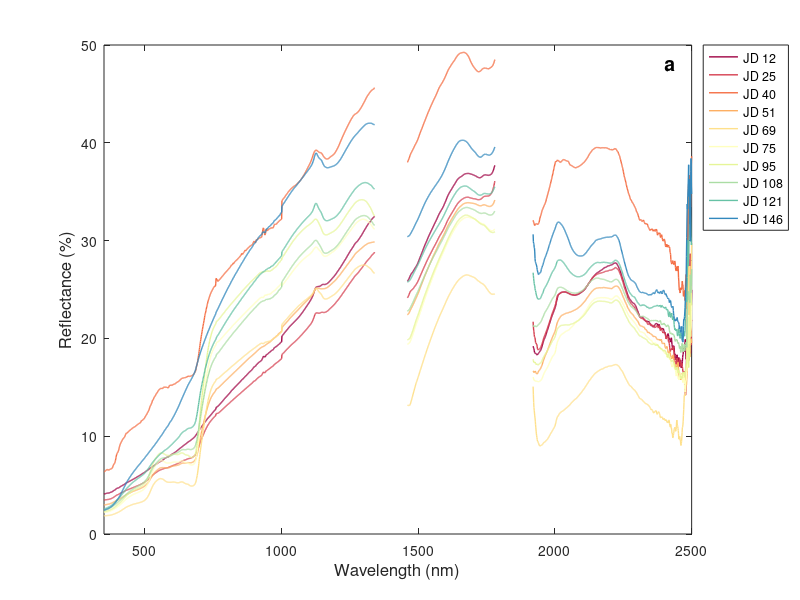

This figure's MATLAB source: (Note: this script raises an error after producing the figure.)
%% Susan Meerdink
% 6/26/17
% This code is to generate figures for Hyperspectral Vegetation Indices
% Book Chapter (Chapter 14 in Hyperspectral Remote Sensing of Vegetation)
%% Load Data
% This chapter is being updated to include data from the COPR Paul Gader
% field collection that occured in 2016.
cd 'C:\Users\Susan\Documents\GitHub\Hyperspectral-Veg-Indices-Chapter'
load Veg_Indices_Data.mat
figDir = 'F:\Dropbox\Manuscript\Hyperspectral Vegetation Indices Book Chapter\Figures\';

%% Setting up Colors
color1 = [158 1 66] ./ 255; %Red
color2 = [213 62 79] ./ 255;
color3 = [244 109 67] ./ 255;
color4 = [253 174 97] ./ 255;
color5 = [254 224 139] ./ 255;
color6 = [255 255 191] ./ 255;
color7 = [230 245 152] ./ 255;
color8 = [171 221 164] ./ 255;
color9 = [102 194 165] ./ 255;
color10 = [50 136 189] ./ 255; %Blue
color = [color1;color2;color3;color4;color5;color6;color7;color8;color9;color10];

%% Spectra of Grass Plots
figure
hold on
for i = 1:10 %loop through dates
    h(i) = plot(wave(:,1:991),specGrass(i,1:991),'LineWidth',1,'Color',color(i,:));
    plot(wave(:,1111:1431),specGrass(i,1111:1431),'LineWidth',1,'Color',color(i,:))
    plot(wave(:,1571:end),specGrass(i,1571:end),'LineWidth',1,'Color',color(i,:))
end
axis([350 2500 0 50])
set(gca,'YTick',0:10:50,'YTickLabel',0:10:50)
set(gca,'XTick',500:500:2500)
set(gca,'XTickLabel',[500, 1000, 1500, 2000, 2500])
xlabel(gca,'Wavelength (nm)','FontSize',12)
ylabel(gca,'Reflectance (%)','FontSize',12)
legend([h(1),h(2),h(3),h(4),h(5),h(6),h(7),h(8),h(9),h(10)],{'JD 12','JD 25','JD 40','JD 51','JD 69','JD 75','JD 95','JD 108','JD 121','JD 146'},'Location','BestOutside')
text(2400,48,'a','FontWeight','bold','FontSize',14)
box on
hold off

% Save Image
fig = gcf;
fig.PaperUnits = 'inches';
fig.PaperPosition = [0 0 5 2.5];
print(strcat(figDir,'spectra_grass'),'-dpng')

%% Spectra of BAPI
figure
hold on
for i = 1:10 %loop through dates
    h(i) = plot(wave(:,1:991),specBapi(i,1:991),'LineWidth',1,'Color',color(i,:));
    plot(wave(:,1111:1431),specBapi(i,1111:1431),'LineWidth',1,'Color',color(i,:))
    plot(wave(:,1571:end),specBapi(i,1571:end),'LineWidth',1,'Color',color(i,:))
end
axis([350 2500 0 50])
set(gca,'YTick',0:10:50,'YTickLabel',0:10:50)
set(gca,'XTick',500:500:2500)
set(gca,'XTickLabel',[500, 1000, 1500, 2000, 2500])
xlabel(gca,'Wavelength (nm)','FontSize',12)
ylabel(gca,'Reflectance (%)','FontSize',12)
legend([h(1),h(2),h(3),h(4),h(5),h(6),h(7),h(8),h(9),h(10)],{'JD 12','JD 25','JD 40','JD 51','JD 69','JD 75','JD 95','JD 108','JD 121','JD 146'},'Location','BestOutside')
text(2400,48,'b','FontWeight','bold','FontSize',14)
box on
hold off

% Save Image
fig = gcf;
fig.PaperUnits = 'inches';
fig.PaperPosition = [0 0 5 2.5];
print(strcat(figDir,'spectra_BAPI'),'-dpng')

%% Spectra of ARCA
figure
hold on
for i = 1:10 %loop through dates
    h(i) = plot(wave(:,1:991),specArca(i,1:991),'LineWidth',1,'Color',color(i,:));
    plot(wave(:,1111:1431),specArca(i,1111:1431),'LineWidth',1,'Color',color(i,:))
    plot(wave(:,1571:end),specArca(i,1571:end),'LineWidth',1,'Color',color(i,:))
end
axis([350 2500 0 50])
set(gca,'YTick',0:10:50,'YTickLabel',0:10:50)
set(gca,'XTick',500:500:2500)
set(gca,'XTickLabel',[500, 1000, 1500, 2000, 2500])
xlabel(gca,'Wavelength (nm)','FontSize',12)
ylabel(gca,'Reflectance (%)','FontSize',12)
legend([h(1),h(2),h(3),h(4),h(5),h(6),h(7),h(8),h(9),h(10)],{'JD 12','JD 25','JD 40','JD 51','JD 69','JD 75','JD 95','JD 108','JD 121','JD 146'},'Location','BestOutside')
text(2400,48,'c','FontWeight','bold','FontSize',14)
box on
hold off

% Save Image
fig = gcf;
fig.PaperUnits = 'inches';
fig.PaperPosition = [0 0 5 2.5];
print(strcat(figDir,'spectra_ARCA'),'-dpng')

%% Spectra of Grass, BAPI, ARCA
% ha = tight_subplot(Nh, Nw, gap, marg_h, marg_w)
%   in:  Nh      number of axes in height (vertical direction)
%        Nw      number of axes in width (horizontaldirection)
%        gap     gaps between the axes in normalized units (0...1)
%                   or [gap_h gap_w] for different gaps in height and width
%        marg_h  margins in height in normalized units (0...1)
%                   or [lower upper] for different lower and upper margins
%        marg_w  margins in width in normalized units (0...1)
%                   or [left right] for different left and right margins
figure('units','normalized','outerposition',[0 0 1 1])
ha = tight_subplot(2,2,[.06 .05],[.1 .03],[.06 .02]);
for ii = 1:4
    axes(ha(ii));
    
    if ii == 1
        hold on
        for i = 1:10 %loop through dates
            plot(wave(:,1:991),specGrass(i,1:991),'LineWidth',1,'Color',color(i,:));
            plot(wave(:,1111:1431),specGrass(i,1111:1431),'LineWidth',1,'Color',color(i,:))
            plot(wave(:,1571:end),specGrass(i,1571:end),'LineWidth',1,'Color',color(i,:))
        end
        axis([350 2500 0 50])
        set(ha(ii),'YTick',0:10:50,'YTickLabel',0:10:50)
        set(ha(ii),'XTick',400:500:2400)
        set(ha(ii),'XTickLabel',[400, 900, 1400, 1900, 2400])
        %xlabel(ha(ii),'Wavelength (nm)','FontSize',12)
        ylabel(ha(ii),'Reflectance (%)','FontSize',12)
        text(2400,47,'a','FontWeight','bold','FontSize',14)
        box on
        hold off
    elseif ii == 2
        hold on
        for i = 1:10 %loop through dates
            plot(wave(:,1:991),specBapi(i,1:991),'LineWidth',1,'Color',color(i,:));
            plot(wave(:,1111:1431),specBapi(i,1111:1431),'LineWidth',1,'Color',color(i,:))
            plot(wave(:,1571:end),specBapi(i,1571:end),'LineWidth',1,'Color',color(i,:))
        end
        axis([350 2500 0 50])
        set(ha(ii),'YTick',0:10:50,'YTickLabel',0:10:50)
        set(ha(ii),'XTick',400:500:2400)
        set(ha(ii),'XTickLabel',[400, 900, 1400, 1900, 2400])
        %xlabel(ha(ii),'Wavelength (nm)','FontSize',12)
        %ylabel(ha(ii),'Reflectance (%)','FontSize',12)
        text(2400,47,'b','FontWeight','bold','FontSize',14)
        box on
        hold off
    elseif ii == 3
        hold on
        for i = 1:10 %loop through dates
            plot(wave(:,1:991),specArca(i,1:991),'LineWidth',1,'Color',color(i,:));
            plot(wave(:,1111:1431),specArca(i,1111:1431),'LineWidth',1,'Color',color(i,:))
            plot(wave(:,1571:end),specArca(i,1571:end),'LineWidth',1,'Color',color(i,:))
        end
        axis([350 2500 0 50])
        set(ha(ii),'YTick',0:10:50,'YTickLabel',0:10:50)
        set(ha(ii),'XTick',400:500:2400)
        set(ha(ii),'XTickLabel',[400, 900, 1400, 1900, 2400])
        xlabel(ha(ii),'Wavelength (nm)','FontSize',12)
        ylabel(ha(ii),'Reflectance (%)','FontSize',12)
        text(2400,47,'c','FontWeight','bold','FontSize',14)
        box on
        hold off
    else
        hold on
        for i = 1:10 %loop through dates
            h(i)= plot(wave(:,1:991),specArca(i,1:991),'LineWidth',1,'Color',color(i,:));
        end
        legend([h(1),h(2),h(3),h(4),h(5),h(6),h(7),h(8),h(9),h(10)],{'JD 12','JD 25','JD 40','JD 51','JD 69','JD 75','JD 95','JD 108','JD 121','JD 146'},'Location','West');
        for i = 1:10 %loop through dates
            h(i)= plot(wave(:,1:991),specArca(i,1:991),'LineWidth',1,'Color',get(gcf,'color'));
        end
        set(ha(ii),'visible','off')
        hold off
    end
end

% Save Image
fig = gcf;
fig.PaperUnits = 'inches';
fig.PaperPosition = [0 0 8 5];
print(strcat(figDir,'spectra_Grass_BAPI_ARCA'),'-dpng')

%% Index Grass
% ha = tight_subplot(Nh, Nw, gap, marg_h, marg_w)
%   in:  Nh      number of axes in height (vertical direction)
%        Nw      number of axes in width (horizontaldirection)
%        gap     gaps between the axes in normalized units (0...1)
%                   or [gap_h gap_w] for different gaps in height and width
%        marg_h  margins in height in normalized units (0...1)
%                   or [lower upper] for different lower and upper margins
%        marg_w  margins in width in normalized units (0...1)
%                   or [left right] for different left and right margins
figure('units','normalized','outerposition',[0 0 1 1])
ha = tight_subplot(3,1,[.06 .05],[.1 .05],[.25 .05]);
xname = cell2mat(metaGrass(:,3));
for ii = 1:3
    axes(ha(ii));
    
    if ii == 1
        plot(xname,indexGrass(:,8),'k')
        axis([10 150 0 2.5])
        set(ha(ii),'YTick',0:0.5:2.5,'YTickLabel',0:0.5:2.5)
        set(ha(ii),'XTick',20:20:140)
        ylabel('CI Rededge')
        title('MAGF')
    elseif ii == 2
        plot(xname,indexGrass(:,32),'k')
        axis([10 150 0.9 1])
        set(ha(ii),'YTick',0.9:0.02:1,'YTickLabel',0.9:0.02:1)
        set(ha(ii),'XTick',20:20:140)
        ylabel('WBI')
    else
        plot(xname,indexGrass(:,23),'k')
        axis([10 150 -0.02 0])
        set(ha(ii),'YTick',-0.02:0.004:0,'YTickLabel',-0.02:0.004:0)
        set(ha(ii),'XTick',20:20:140)
        ylabel('RVSI')
        xlabel('Julian Day')
    end
end

% Save Image
fig = gcf;
fig.PaperUnits = 'inches';
fig.PaperPosition = [0 0 3 5];
print(strcat(figDir,'index_Grass'),'-dpng')